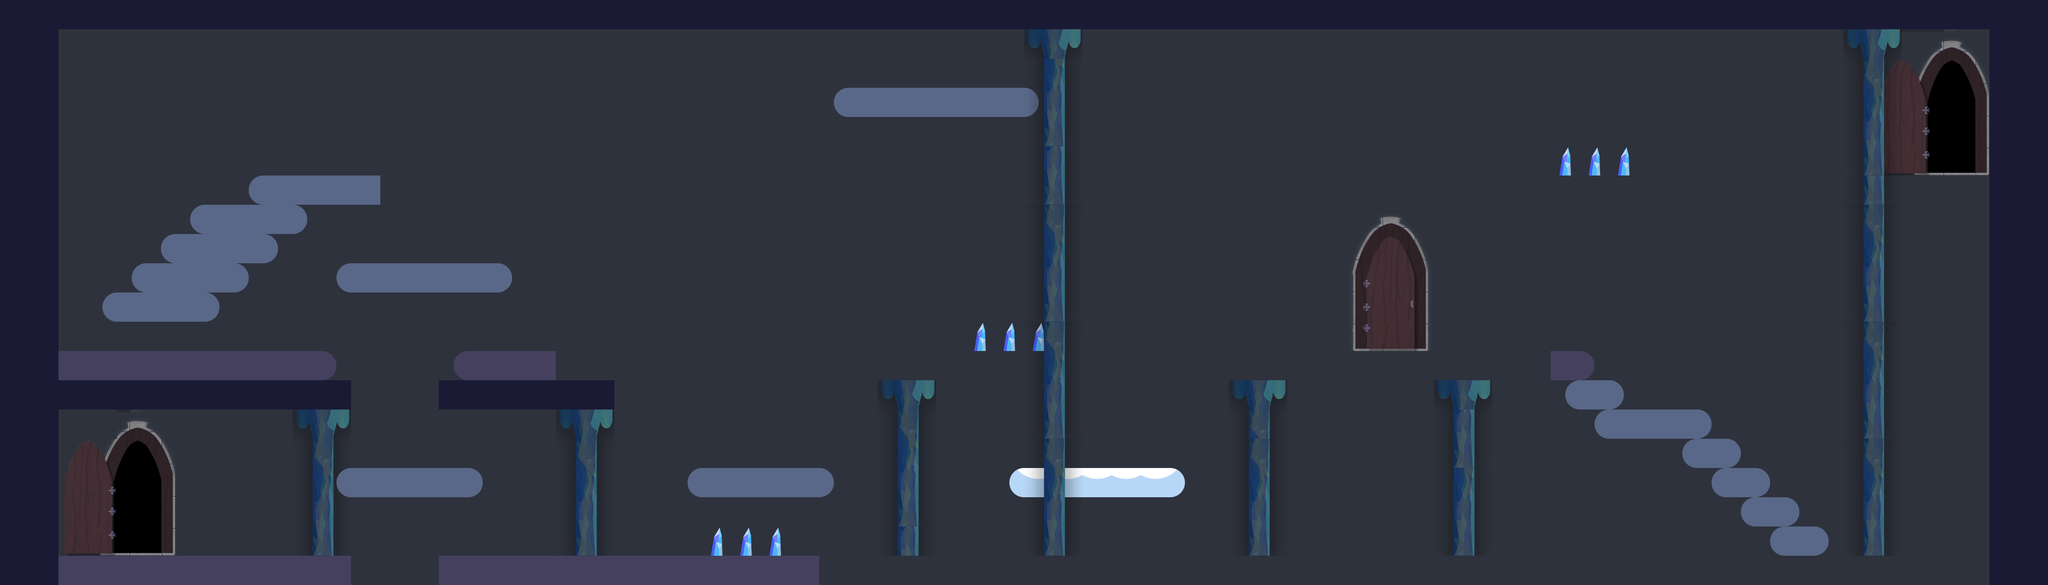

The image is a tile-based game level rendered from a .tmx file. Its description and source (layers, tilesets, objects; grid data summarised) follow:
An orthogonal 70x20 tile map with 64x64 px tiles, 7 tile layers (bottom_background, bottom_decorations, environment, entities, ...) and 7 objects (4x paper, 2x npc, spawn0).

<map version="1.0" orientation="orthogonal" renderorder="right-down" width="70" height="20" tilewidth="64" tileheight="64" nextobjectid="10">
 <tileset firstgid="1" name="test4" tilewidth="64" tileheight="64" tilecount="144" columns="8">
  <image source="visual/tilesets/test4.png" width="512" height="1152" />
  <tile id="9">
   <properties>
    <property name="isGround" value="" />
    <property name="tName" value="env" />
   </properties>
  </tile>
  <tile id="134">
   <properties>
    <property name="isGround" value="" />
    <property name="tName" value="env" />
   </properties>
  </tile>
 </tileset>
 <layer name="bottom_background" width="70" height="20">
  <data>[1400 cells, 1400 non-empty, 1 distinct tile ids]</data>
 </layer>
 <layer name="bottom_decorations" width="70" height="20">
  <data>[1400 cells, 1372 non-empty, 44 distinct tile ids]</data>
 </layer>
 <layer name="environment" width="70" height="20">
  <data>[1400 cells, 438 non-empty, 35 distinct tile ids]</data>
 </layer>
 <layer name="entities" width="70" height="20">
  <data>[1400 cells, 0 non-empty, 0 distinct tile ids]</data>
 </layer>
 <layer name="JUMPSCREEN" width="70" height="20">
  <data>[1400 cells, 0 non-empty, 0 distinct tile ids]</data>
 </layer>
 <layer name="MAP_BUTTONS" width="70" height="20">
  <data>[1400 cells, 0 non-empty, 0 distinct tile ids]</data>
 </layer>
 <objectgroup name="playerSpawn">
  <object id="9" name="spawn0" x="490.061" y="1102.18" width="32" height="32" />
 </objectgroup>
 <objectgroup name="npcSpawn">
  <object id="2" name="npc" x="3171.33" y="696.667" width="25.3333" height="20.6667" />
  <object id="8" name="npc" x="2887.33" y="301.667" width="25.3333" height="20.6667" />
 </objectgroup>
 <objectgroup name="enemySpawn">
  <object id="1" name="enemy" type="paper" x="3293" y="1120">
   <properties>
    <property name="drop" value="life" />
   </properties>
  </object>
  <object id="3" name="enemy" type="paper" x="1636" y="708">
   <properties>
    <property name="drop" value="life" />
   </properties>
  </object>
  <object id="4" name="enemy" type="paper" x="1256" y="320">
   <properties>
    <property name="drop" value="life" />
   </properties>
  </object>
  <object id="7" name="enemy" type="paper" x="1604" y="316">
   <properties>
    <property name="drop" value="life" />
   </properties>
  </object>
 </objectgroup>
 <objectgroup name="cadutaVuoto" />
 <layer name="foreground_parallax12" width="70" height="20">
  <data>[1400 cells, 72 non-empty, 10 distinct tile ids]</data>
 </layer>
</map>
